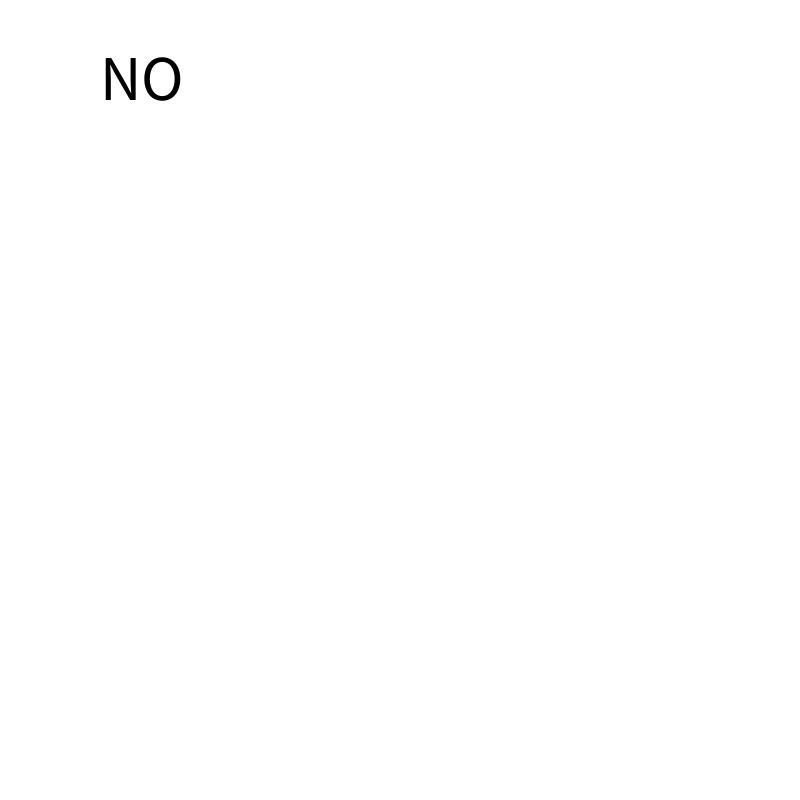
Frame 1 (no input)
Frame 60 (the mouse pressed at the canvas centre just before this capture): identical to frame 1, image omitted
Frame 120 (the mouse held since frame 60 and released just before this capture): identical to frame 1, image omitted

The Processing sketch that drew this single still picture (run headless with seeded random() and noise(); from frame 60 on, the mouse is pressed at the canvas centre):

// Processing sketch: COD_207_exam_solution_B
// ── COD_207_exam_solution_B.pde
String s;
float a,b,c;

void setup() {
  size(800,800);
  a = 5.3;
  b = 0.5;
  c = a * b;
}

void draw() {
  background(255);
  
  if(c > 5.0) {
    s = "YES";
  }else{
    s = "NO";
  }
  
  fill(0);
  textSize(64);
  text(s, 100, 100);
}
